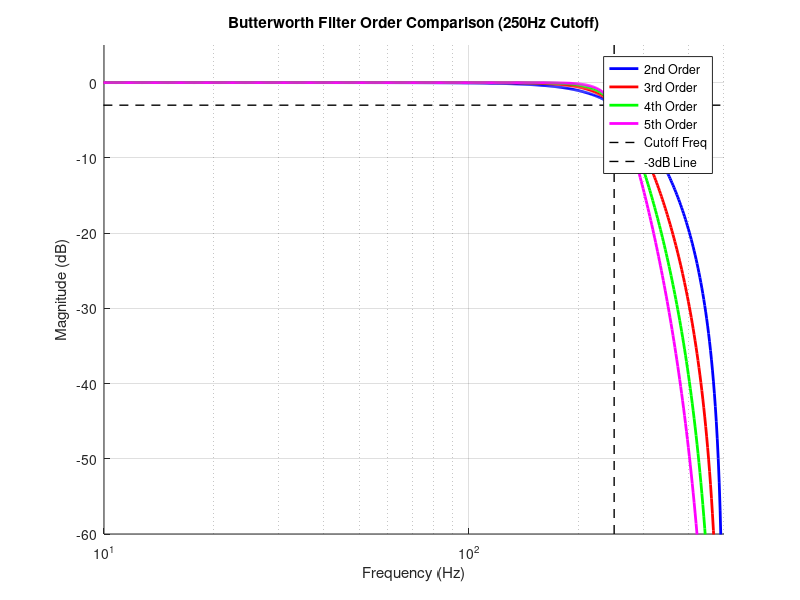

This figure's MATLAB source:
% Compare Butterworth filter orders
pkg load signal

% Filter parameters
cutoff_freq = 250; % Hz
sampling_freq = 1000; % Hz
nyquist_freq = sampling_freq / 2;
normalized_cutoff = cutoff_freq / nyquist_freq;

% Frequency range for analysis
freq_range = logspace(0, log10(nyquist_freq), 1024);

% Colors for different orders
colors = {'b', 'r', 'g', 'm'};
orders = [2, 3, 4, 5];



figure;
hold on;

% Calculate and plot each filter order
for i = 1:length(orders)
    [b, a] = butter(orders(i), normalized_cutoff, 'low');
    [h, w] = freqz(b, a, freq_range, sampling_freq);

    semilogx(w, 20*log10(abs(h)), colors{i}, 'LineWidth', 2);
end

% Add reference lines
plot([cutoff_freq cutoff_freq], [-60 5], 'k--', 'LineWidth', 1);
plot([1 500], [-3 -3], 'k--', 'LineWidth', 1);

title('Butterworth Filter Order Comparison (250Hz Cutoff)');
xlabel('Frequency (Hz)');
ylabel('Magnitude (dB)');
legend('2nd Order', '3rd Order', '4th Order', '5th Order', 'Cutoff Freq', '-3dB Line');
grid on;
xlim([10 500]);
ylim([-60 5]);
